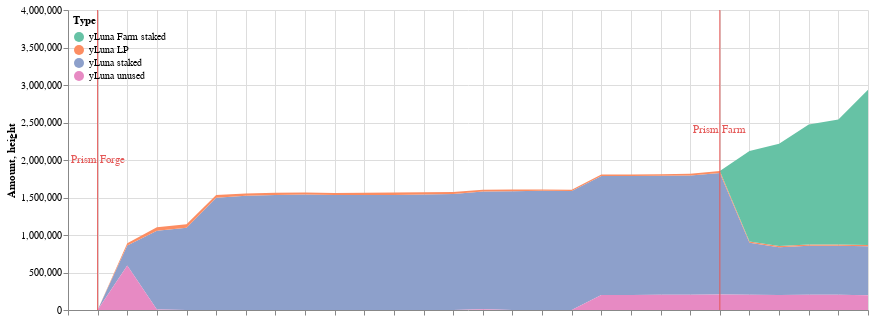

Notebook cell for this chart:
### Code cell
c1 = cp.get_yluna_time_area_chart(all_deltas, 
               alt.Scale(scheme='set2'),
               min_date = all_deltas.Time.min(),
               max_date = all_deltas.Time.max(),
               top_padding = 1500000
        )

c2 = alt.Chart(dp.dates_to_mark).mark_rule(color='#e45756').encode(
    x=alt.X('date'+':T',axis=alt.Axis(labels=False,title=''))
)

c3 = alt.Chart(dp.dates_to_mark).mark_text(
    color='#e45756',
    angle=0
).encode(
    x=alt.X('text_date'+':T',axis=alt.Axis(labels=False,title='')),
    y='height',
    text='text'
)

(c1 + c2 + c3).properties(width=800).configure_view(strokeOpacity=0)

### Figure 1 — Vega-Lite specification as saved in the notebook (floating-point values rounded to 4 significant figures)
{"config": {"view": {"continuousWidth": 400, "continuousHeight": 300, "strokeOpacity": 0}}, "layer": [{"data": {"name": "data-743b971016c905d2c253a3d0bd0f3f80"}, "mark": "area", "encoding": {"color": {"field": "Type", "legend": {"direction": "vertical", "legendY": 0, "orient": "none", "padding": 5}, "scale": {"scheme": "set2"}, "type": "nominal"}, "tooltip": [{"field": "Time", "format": "%Y-%m-%d", "type": "temporal"}, {"field": "Type", "type": "nominal"}, {"field": "Amount (millions)", "type": "nominal"}], "x": {"field": "Time", "scale": {"domain": ["2022-02-12", "2022-03-11"]}, "type": "temporal"}, "y": {"field": "Amount", "scale": {"domain": [0, 3569000.0]}, "type": "quantitative"}}}, {"data": {"name": "data-bf69e67827aa5ed7d9d532afa84e7b5c"}, "mark": {"type": "rule", "color": "#e45756"}, "encoding": {"x": {"axis": {"labels": false, "title": ""}, "field": "date", "type": "temporal"}}}, {"data": {"name": "data-bf69e67827aa5ed7d9d532afa84e7b5c"}, "mark": {"type": "text", "angle": 0, "color": "#e45756"}, "encoding": {"text": {"field": "text", "type": "nominal"}, "x": {"axis": {"labels": false, "title": ""}, "field": "text_date", "type": "temporal"}, "y": {"field": "height", "type": "quantitative"}}}], "width": 800, "$schema": "https://vega.github.io/schema/vega-lite/v4.17.0.json", "datasets": {"data-743b971016c905d2c253a3d0bd0f3f80": [{"Time": "2022-02-14", "Amount signed": 264000.0, "Amount": 264000.0, "Type": "yLuna staked", "Amount (millions)": "0.26M"}, {"Time": "2022-02-15", "Amount signed": 785400.0, "Amount": 1049000.0, "Type": "yLuna staked", "Amount (millions)": "1.05M"}, {"Time": "2022-02-16", "Amount signed": 48820.0, "Amount": 1098000.0, "Type": "yLuna staked", "Amount (millions)": "1.1M"}, {"Time": "2022-02-17", "Amount signed": 398600.0, "Amount": 1497000.0, "Type": "yLuna staked", "Amount (millions)": "1.5M"}, {"Time": "2022-02-18", "Amount signed": 26480.0, "Amount": 1523000.0, "Type": "yLuna staked", "Amount (millions)": "1.52M"}, {"Time": "2022-02-19", "Amount signed": 9947.0, "Amount": 1533000.0, "Type": "yLuna staked", "Amount (millions)": "1.53M"}, {"Time": "2022-02-20", "Amount signed": 6690.0, "Amount": 1540000.0, "Type": "yLuna staked", "Amount (millions)": "1.54M"}, {"Time": "2022-02-21", "Amount signed": -5372.0, "Amount": 1534000.0, "Type": "yLuna staked", "Amount (millions)": "1.53M"}, {"Time": "2022-02-22", "Amount signed": -340.6, "Amount": 1534000.0, "Type": "yLuna staked", "Amount (millions)": "1.53M"}, {"Time": "2022-02-23", "Amount signed": -1892.0, "Amount": 1532000.0, "Type": "yLuna staked", "Amount (millions)": "1.53M"}, {"Time": "2022-02-24", "Amount signed": 9216.0, "Amount": 1541000.0, "Type": "yLuna staked", "Amount (millions)": "1.54M"}, {"Time": "2022-02-25", "Amount signed": 6565.0, "Amount": 1548000.0, "Type": "yLuna staked", "Amount (millions)": "1.55M"}, {"Time": "2022-02-26", "Amount signed": 21590.0, "Amount": 1570000.0, "Type": "yLuna staked", "Amount (millions)": "1.57M"}, {"Time": "2022-02-27", "Amount signed": 15350.0, "Amount": 1585000.0, "Type": "yLuna staked", "Amount (millions)": "1.58M"}, {"Time": "2022-02-28", "Amount signed": 5056.0, "Amount": 1590000.0, "Type": "yLuna staked", "Amount (millions)": "1.59M"}, {"Time": "2022-03-01", "Amount signed": -3479.0, "Amount": 1587000.0, "Type": "yLuna staked", "Amount (millions)": "1.59M"}, {"Time": "2022-03-02", "Amount signed": -801.9, "Amount": 1586000.0, "Type": "yLuna staked", "Amount (millions)": "1.59M"}, {"Time": "2022-03-03", "Amount signed": -37.23, "Amount": 1586000.0, "Type": "yLuna staked", "Amount (millions)": "1.59M"}, {"Time": "2022-03-04", "Amount signed": 980.6, "Amount": 1587000.0, "Type": "yLuna staked", "Amount (millions)": "1.59M"}, {"Time": "2022-03-05", "Amount signed": 5166.0, "Amount": 1592000.0, "Type": "yLuna staked", "Amount (millions)": "1.59M"}, {"Time": "2022-03-06", "Amount signed": 27690.0, "Amount": 1620000.0, "Type": "yLuna staked", "Amount (millions)": "1.62M"}, {"Time": "2022-03-07", "Amount signed": -924800.0, "Amount": 694700.0, "Type": "yLuna staked", "Amount (millions)": "0.69M"}, {"Time": "2022-03-08", "Amount signed": -58730.0, "Amount": 636000.0, "Type": "yLuna staked", "Amount (millions)": "0.64M"}, {"Time": "2022-03-09", "Amount signed": 17560.0, "Amount": 653500.0, "Type": "yLuna staked", "Amount (millions)": "0.65M"}, {"Time": "2022-03-10", "Amount signed": -361.7, "Amount": 653200.0, "Type": "yLuna staked", "Amount (millions)": "0.65M"}, {"Time": "2022-03-11", "Amount signed": -483.7, "Amount": 652700.0, "Type": "yLuna staked", "Amount (millions)": "0.65M"}, {"Time": "2022-02-14", "Amount signed": 32030.0, "Amount": 32030.0, "Type": "yLuna LP", "Amount (millions)": "0.03M"}, {"Time": "2022-02-15", "Amount signed": 15530.0, "Amount": 47560.0, "Type": "yLuna LP", "Amount (millions)": "0.05M"}, {"Time": "2022-02-16", "Amount signed": -3950.0, "Amount": 43610.0, "Type": "yLuna LP", "Amount (millions)": "0.04M"}, {"Time": "2022-02-17", "Amount signed": -6835.0, "Amount": 36780.0, "Type": "yLuna LP", "Amount (millions)": "0.04M"}, {"Time": "2022-02-18", "Amount signed": -7037.0, "Amount": 29740.0, "Type": "yLuna LP", "Amount (millions)": "0.03M"}, {"Time": "2022-02-19", "Amount signed": 337.5, "Amount": 30080.0, "Type": "yLuna LP", "Amount (millions)": "0.03M"}, {"Time": "2022-02-20", "Amount signed": -1702.0, "Amount": 28380.0, "Type": "yLuna LP", "Amount (millions)": "0.03M"}, {"Time": "2022-02-21", "Amount signed": -1555.0, "Amount": 26820.0, "Type": "yLuna LP", "Amount (millions)": "0.03M"}, {"Time": "2022-02-22", "Amount signed": 3529.0, "Amount": 30350.0, "Type": "yLuna LP", "Amount (millions)": "0.03M"}, {"Time": "2022-02-23", "Amount signed": 5291.0, "Amount": 35640.0, "Type": "yLuna LP", "Amount (millions)": "0.04M"}, {"Time": "2022-02-24", "Amount signed": -6866.0, "Amount": 28780.0, "Type": "yLuna LP", "Amount (millions)": "0.03M"}, {"Time": "2022-02-25", "Amount signed": -2172.0, "Amount": 26600.0, "Type": "yLuna LP", "Amount (millions)": "0.03M"}, {"Time": "2022-02-26", "Amount signed": -2032.0, "Amount": 24570.0, "Type": "yLuna LP", "Amount (millions)": "0.02M"}, {"Time": "2022-02-27", "Amount signed": -2120.0, "Amount": 22450.0, "Type": "yLuna LP", "Amount (millions)": "0.02M"}, {"Time": "2022-02-28", "Amount signed": -6805.0, "Amount": 15650.0, "Type": "yLuna LP", "Amount (millions)": "0.02M"}, {"Time": "2022-03-01", "Amount signed": 1266.0, "Amount": 16910.0, "Type": "yLuna LP", "Amount (millions)": "0.02M"}, {"Time": "2022-03-02", "Amount signed": 1194.0, "Amount": 18110.0, "Type": "yLuna LP", "Amount (millions)": "0.02M"}, {"Time": "2022-03-03", "Amount signed": 1485.0, "Amount": 19590.0, "Type": "yLuna LP", "Amount (millions)": "0.02M"}, {"Time": "2022-03-04", "Amount signed": 900.4, "Amount": 20490.0, "Type": "yLuna LP", "Amount (millions)": "0.02M"}, {"Time": "2022-03-05", "Amount signed": 2973.0, "Amount": 23470.0, "Type": "yLuna LP", "Amount (millions)": "0.02M"}, {"Time": "2022-03-06", "Amount signed": 1880.0, "Amount": 25350.0, "Type": "yLuna LP", "Amount (millions)": "0.03M"}, {"Time": "2022-03-07", "Amount signed": -9021.0, "Amount": 16320.0, "Type": "yLuna LP", "Amount (millions)": "0.02M"}, {"Time": "2022-03-08", "Amount signed": -254.8, "Amount": 16070.0, "Type": "yLuna LP", "Amount (millions)": "0.02M"}, {"Time": "2022-03-09", "Amount signed": 238.1, "Amount": 16310.0, "Type": "yLuna LP", "Amount (millions)": "0.02M"}, {"Time": "2022-03-10", "Amount signed": -356.0, "Amount": 15950.0, "Type": "yLuna LP", "Amount (millions)": "0.02M"}, {"Time": "2022-03-11", "Amount signed": 1922.0, "Amount": 17870.0, "Type": "yLuna LP", "Amount (millions)": "0.02M"}, {"Time": "2022-03-07", "Amount signed": 1207000.0, "Amount": 1207000.0, "Type": "yLuna Farm staked", "Amount (millions)": "1.21M"}, {"Time": "2022-03-08", "Amount signed": 156200.0, "Amount": 1363000.0, "Type": "yLuna Farm staked", "Amount (millions)": "1.36M"}, {"Time": "2022-03-09", "Amount signed": 238400.0, "Amount": 1602000.0, "Type": "yLuna Farm staked", "Amount (millions)": "1.6M"}, {"Time": "2022-03-10", "Amount signed": 65680.0, "Amount": 1667000.0, "Type": "yLuna Farm staked", "Amount (millions)": "1.67M"}, {"Time": "2022-03-11", "Amount signed": 401800.0, "Amount": 2069000.0, "Type": "yLuna Farm staked", "Amount (millions)": "2.07M"}, {"Time": "2022-02-14", "Amount signed": 890600.0, "Amount": 594600.0, "Type": "yLuna unused", "Amount (millions)": "0.59M"}, {"Time": "2022-02-15", "Amount signed": 213600.0, "Amount": 7342.0, "Type": "yLuna unused", "Amount (millions)": "0.01M"}, {"Time": "2022-02-16", "Amount signed": 36280.0, "Amount": 0.0, "Type": "yLuna unused", "Amount (millions)": "0.0M"}, {"Time": "2022-02-17", "Amount signed": 390600.0, "Amount": 0.0, "Type": "yLuna unused", "Amount (millions)": "0.0M"}, {"Time": "2022-02-18", "Amount signed": 19640.0, "Amount": 0.0, "Type": "yLuna unused", "Amount (millions)": "0.0M"}, {"Time": "2022-02-19", "Amount signed": 9064.0, "Amount": 0.0, "Type": "yLuna unused", "Amount (millions)": "0.0M"}, {"Time": "2022-02-20", "Amount signed": 5244.0, "Amount": 0.0, "Type": "yLuna unused", "Amount (millions)": "0.0M"}, {"Time": "2022-02-21", "Amount signed": -5322.0, "Amount": 0.0, "Type": "yLuna unused", "Amount (millions)": "0.0M"}, {"Time": "2022-02-22", "Amount signed": 2106.0, "Amount": 0.0, "Type": "yLuna unused", "Amount (millions)": "0.0M"}, {"Time": "2022-02-23", "Amount signed": 4917.0, "Amount": 0.0, "Type": "yLuna unused", "Amount (millions)": "0.0M"}, {"Time": "2022-02-24", "Amount signed": 59.87, "Amount": 0.0, "Type": "yLuna unused", "Amount (millions)": "0.0M"}, {"Time": "2022-02-25", "Amount signed": 4428.0, "Amount": 0.0, "Type": "yLuna unused", "Amount (millions)": "0.0M"}, {"Time": "2022-02-26", "Amount signed": 32790.0, "Amount": 9796.0, "Type": "yLuna unused", "Amount (millions)": "0.01M"}, {"Time": "2022-02-27", "Amount signed": 862.6, "Amount": 0.0, "Type": "yLuna unused", "Amount (millions)": "0.0M"}, {"Time": "2022-02-28", "Amount signed": -740.1, "Amount": 0.0, "Type": "yLuna unused", "Amount (millions)": "0.0M"}, {"Time": "2022-03-01", "Amount signed": -406.1, "Amount": 244.1, "Type": "yLuna unused", "Amount (millions)": "0.0M"}, {"Time": "2022-03-02", "Amount signed": 201300.0, "Amount": 201200.0, "Type": "yLuna unused", "Amount (millions)": "0.2M"}, {"Time": "2022-03-03", "Amount signed": 1108.0, "Amount": 200800.0, "Type": "yLuna unused", "Amount (millions)": "0.2M"}, {"Time": "2022-03-04", "Amount signed": 2958.0, "Amount": 201900.0, "Type": "yLuna unused", "Amount (millions)": "0.2M"}, {"Time": "2022-03-05", "Amount signed": 8203.0, "Amount": 202000.0, "Type": "yLuna unused", "Amount (millions)": "0.2M"}, {"Time": "2022-03-06", "Amount signed": 35120.0, "Amount": 207500.0, "Type": "yLuna unused", "Amount (millions)": "0.21M"}, {"Time": "2022-03-07", "Amount signed": 267300.0, "Amount": 201700.0, "Type": "yLuna unused", "Amount (millions)": "0.2M"}, {"Time": "2022-03-08", "Amount signed": 97090.0, "Amount": 201500.0, "Type": "yLuna unused", "Amount (millions)": "0.2M"}, {"Time": "2022-03-09", "Amount signed": 257800.0, "Amount": 203100.0, "Type": "yLuna unused", "Amount (millions)": "0.2M"}, {"Time": "2022-03-10", "Amount signed": 65280.0, "Amount": 203400.0, "Type": "yLuna unused", "Amount (millions)": "0.2M"}, {"Time": "2022-03-11", "Amount signed": 397100.0, "Amount": 197300.0, "Type": "yLuna unused", "Amount (millions)": "0.2M"}, {"Time": "2022-02-12", "Amount signed": 0.0, "Amount": 0.0, "Type": "yLuna staked", "Amount (millions)": "0.0M"}, {"Time": "2022-02-13", "Amount signed": 0.0, "Amount": 0.0, "Type": "yLuna staked", "Amount (millions)": "0.0M"}, {"Time": "2022-02-12", "Amount signed": 0.0, "Amount": 0.0, "Type": "yLuna LP", "Amount (millions)": "0.0M"}, {"Time": "2022-02-13", "Amount signed": 0.0, "Amount": 0.0, "Type": "yLuna LP", "Amount (millions)": "0.0M"}, {"Time": "2022-02-14", "Amount signed": 0.0, "Amount": 0.0, "Type": "yLuna Farm staked", "Amount (millions)": "0.0M"}, {"Time": "2022-02-15", "Amount signed": 0.0, "Amount": 0.0, "Type": "yLuna Farm staked", "Amount (millions)": "0.0M"}, {"Time": "2022-02-16", "Amount signed": 0.0, "Amount": 0.0, "Type": "yLuna Farm staked", "Amount (millions)": "0.0M"}, {"Time": "2022-02-17", "Amount signed": 0.0, "Amount": 0.0, "Type": "yLuna Farm staked", "Amount (millions)": "0.0M"}, {"Time": "2022-02-18", "Amount signed": 0.0, "Amount": 0.0, "Type": "yLuna Farm staked", "Amount (millions)": "0.0M"}, {"Time": "2022-02-19", "Amount signed": 0.0, "Amount": 0.0, "Type": "yLuna Farm staked", "Amount (millions)": "0.0M"}, {"Time": "2022-02-20", "Amount signed": 0.0, "Amount": 0.0, "Type": "yLuna Farm staked", "Amount (millions)": "0.0M"}, {"Time": "2022-02-21", "Amount signed": 0.0, "Amount": 0.0, "Type": "yLuna Farm staked", "Amount (millions)": "0.0M"}, {"Time": "2022-02-22", "Amount signed": 0.0, "Amount": 0.0, "Type": "yLuna Farm staked", "Amount (millions)": "0.0M"}, {"Time": "2022-02-23", "Amount signed": 0.0, "Amount": 0.0, "Type": "yLuna Farm staked", "Amount (millions)": "0.0M"}, {"Time": "2022-02-24", "Amount signed": 0.0, "Amount": 0.0, "Type": "yLuna Farm staked", "Amount (millions)": "0.0M"}, {"Time": "2022-02-25", "Amount signed": 0.0, "Amount": 0.0, "Type": "yLuna Farm staked", "Amount (millions)": "0.0M"}, {"Time": "2022-02-26", "Amount signed": 0.0, "Amount": 0.0, "Type": "yLuna Farm staked", "Amount (millions)": "0.0M"}, {"Time": "2022-02-27", "Amount signed": 0.0, "Amount": 0.0, "Type": "yLuna Farm staked", "Amount (millions)": "0.0M"}, {"Time": "2022-02-28", "Amount signed": 0.0, "Amount": 0.0, "Type": "yLuna Farm staked", "Amount (millions)": "0.0M"}, {"Time": "2022-03-01", "Amount signed": 0.0, "Amount": 0.0, "Type": "yLuna Farm staked", "Amount (millions)": "0.0M"}, {"Time": "2022-03-02", "Amount signed": 0.0, "Amount": 0.0, "Type": "yLuna Farm staked", "Amount (millions)": "0.0M"}, {"Time": "2022-03-03", "Amount signed": 0.0, "Amount": 0.0, "Type": "yLuna Farm staked", "Amount (millions)": "0.0M"}, {"Time": "2022-03-04", "Amount signed": 0.0, "Amount": 0.0, "Type": "yLuna Farm staked", "Amount (millions)": "0.0M"}, {"Time": "2022-03-05", "Amount signed": 0.0, "Amount": 0.0, "Type": "yLuna Farm staked", "Amount (millions)": "0.0M"}, {"Time": "2022-03-06", "Amount signed": 0.0, "Amount": 0.0, "Type": "yLuna Farm staked", "Amount (millions)": "0.0M"}, {"Time": "2022-02-12", "Amount signed": 0.0, "Amount": 0.0, "Type": "yLuna Farm staked", "Amount (millions)": "0.0M"}, {"Time": "2022-02-13", "Amount signed": 0.0, "Amount": 0.0, "Type": "yLuna Farm staked", "Amount (millions)": "0.0M"}, {"Time": "2022-02-12", "Amount signed": 0.0, "Amount": 0.0, "Type": "yLuna unused", "Amount (millions)": "0.0M"}, {"Time": "2022-02-13", "Amount signed": 0.0, "Amount": 0.0, "Type": "yLuna unused", "Amount (millions)": "0.0M"}], "data-bf69e67827aa5ed7d9d532afa84e7b5c": [{"text_date": "2022-02-13", "date": "2022-02-13", "height": 2000000, "text": "Prism Forge"}, {"text_date": "2022-03-06", "date": "2022-03-06", "height": 2400000, "text": "Prism Farm"}]}}
